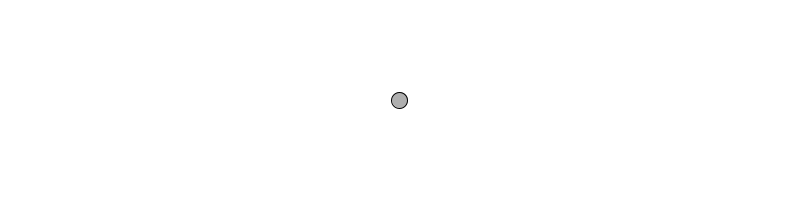
Frame 1 (no input)
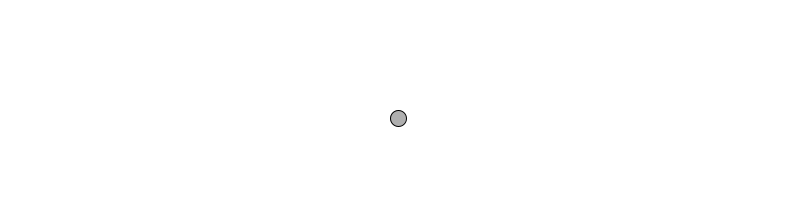
Frame 60 (the mouse pressed at the canvas centre just before this capture)
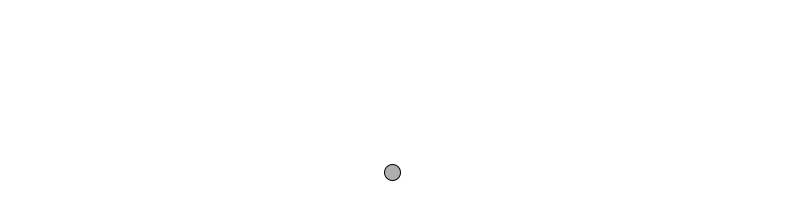
Frame 120 (the mouse held since frame 60 and released just before this capture)

The Processing sketch that drew these frames (run headless with seeded random() and noise(); from frame 60 on, the mouse is pressed at the canvas centre):

// Processing sketch: motion101_acceleration1
// ── motion101_acceleration1.pde
Mover mover;

void setup() {
  size(800,200);
  smooth();
  background(255);
  mover = new Mover(); 
}

void draw() {
  background(255);
  
  mover.update();
  mover.checkEdges();
  mover.display(); 
}  
  


// ── Mover.pde
class Mover {

  PVector location;
  PVector velocity;
  PVector acceleration;
  float topspeed;

  Mover() {
    location = new PVector(width/2,height/2);
    velocity = new PVector(0,0);
    acceleration = new PVector(-0.001,0.01);
    topspeed = 10;
  }

  void update() {
    velocity.add(acceleration);
    velocity.limit(topspeed);
    location.add(velocity);
  }

  void display() {
    stroke(0);
    fill(175);
    ellipse(location.x,location.y,16,16);
  }

  void checkEdges() {

    if (location.x > width) {
      location.x = 0;
    } else if (location.x < 0) {
      location.x = width;
    }
    
    if (location.y > height) {
      location.y = 0;
    } else if (location.y < 0) {
      location.y = height;
    }

  }

}
